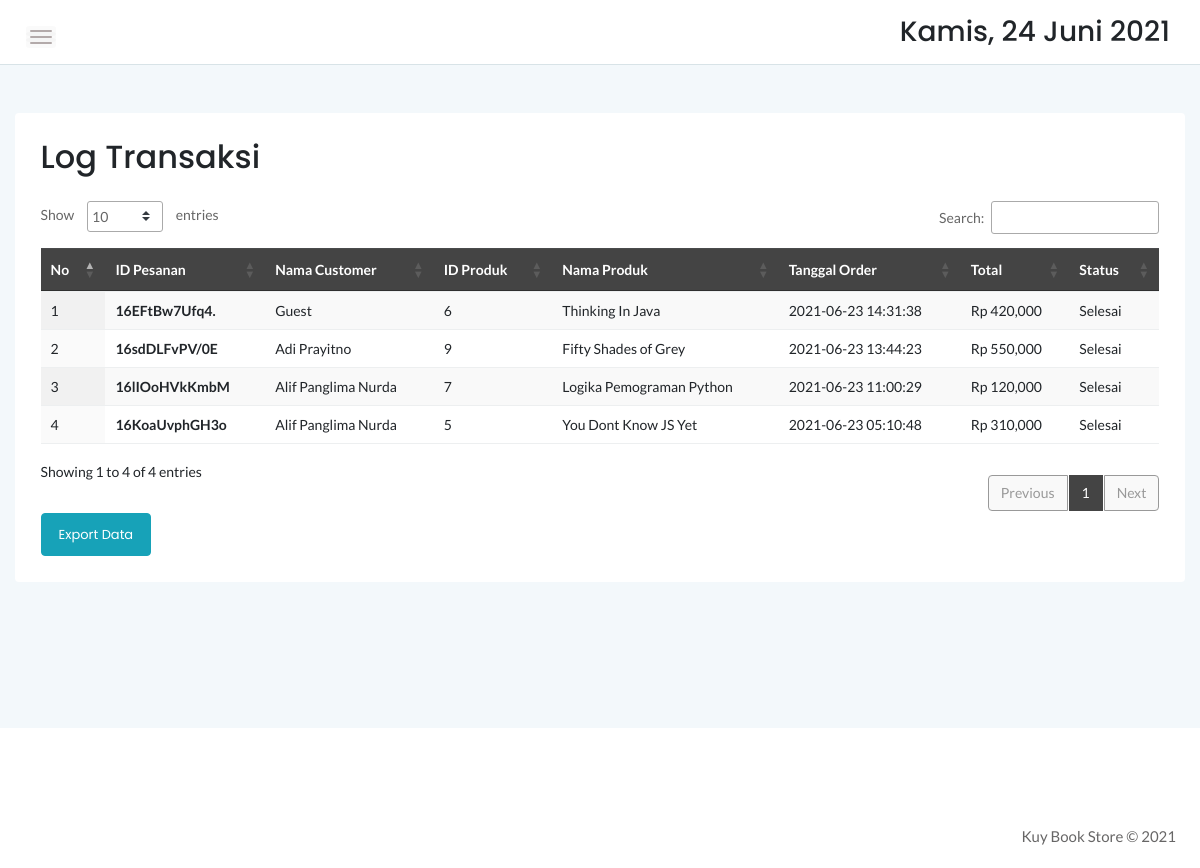
Page /admin/logTransaksi.php on the committed database.
### tables this page shows
CREATE TABLE `cart` (
  `idcart` int(11) NOT NULL,
  `orderid` varchar(100) NOT NULL,
  `userid` int(11) NOT NULL,
  `tglorder` timestamp NOT NULL DEFAULT current_timestamp(),
  `status` varchar(10) NOT NULL DEFAULT 'Cart'
);

CREATE TABLE `detailorder` (
  `detailid` int(11) NOT NULL,
  `orderid` varchar(100) NOT NULL,
  `idproduk` int(11) NOT NULL,
  `qty` int(11) NOT NULL
);

CREATE TABLE `produk` (
  `idproduk` int(11) NOT NULL,
  `idkategori` int(11) NOT NULL,
  `namaproduk` varchar(30) NOT NULL,
  `gambar` varchar(100) NOT NULL,
  `deskripsi` varchar(200) NOT NULL,
  `rate` int(11) NOT NULL,
  `hargabefore` int(11) NOT NULL,
  `hargaafter` int(11) NOT NULL,
  `tgldibuat` timestamp NOT NULL DEFAULT current_timestamp()
);

### admin/logTransaksi.php (the view, shortened to what this page needs)
<?php
include '../dbconnect.php';
?>
<!doctype html>
<html class="no-js" lang="en">
<head>
    <link rel="stylesheet" href="assets/css/bootstrap.min.css">
    <link rel="stylesheet" href="assets/css/font-awesome.min.css">
    <link rel="stylesheet" href="assets/css/themify-icons.css">
    <link rel="stylesheet" href="assets/css/metisMenu.css">
    <link rel="stylesheet" href="assets/css/owl.carousel.min.css">
    <link rel="stylesheet" href="assets/css/slicknav.min.css">
    <link rel="stylesheet" href="https://www.amcharts.com/lib/3/plugins/export/export.css" type="text/css" media="all" />
    <link rel="stylesheet" type="text/css" href="https://cdn.datatables.net/1.10.20/css/jquery.dataTables.min.css">
    <link rel="stylesheet" type="text/css" href="https://cdn.datatables.net/1.10.20/css/jquery.dataTables.css">
    <link rel="stylesheet" type="text/css" href="https://cdn.datatables.net/1.10.20/css/dataTables.bootstrap4.min.css">
    <link rel="stylesheet" type="text/css" href="https://cdn.datatables.net/responsive/2.2.3/css/responsive.bootstrap.min.css">
    <link rel="stylesheet" type="text/css" href="https://cdn.datatables.net/responsive/2.2.3/css/responsive.jqueryui.min.css">
    <link rel="stylesheet" type="text/css" href="https://cdn.datatables.net/buttons/1.5.2/css/buttons.dataTables.min.css">
    <link rel="stylesheet" href="assets/css/typography.css">
    <link rel="stylesheet" href="assets/css/default-css.css">
    <link rel="stylesheet" href="assets/css/styles.css">
    <link rel="stylesheet" href="assets/css/responsive.css">
</head>
<body>
    <div class="page-container">
        <div class="main-content">
            <div class="header-area">
                <div class="row align-items-center">
                    <div class="col-md-6 col-sm-8 clearfix">
                        <div class="nav-btn pull-left">
                            <span></span>
                            <span></span>
                            <span></span>
                        </div>
                    </div>
                    <div class="col-md-6 col-sm-4 clearfix">
                        <ul class="notification-area pull-right">
                            <li>
                                <h3>
                                    <div class="date">
                                    </div>
                                </h3>
                            </li>
                        </ul>
                    </div>
                </div>
            </div>
            <div class="main-content-inner">
                <div class="row mt-5 mb-5">
                    <div class="col-12">
                        <div class="card">
                            <div class="card-body">
                                <div class="d-sm-flex justify-content-between align-items-center mb-4">
                                    <h2>Log Transaksi</h2>
                                </div>
                                <div class="data-tables datatable-dark">
                                    <table id="dataTable3" class="display" style="width:100%">
                                        <thead class="thead-dark">
                                            <tr>
                                                <th>No</th>
                                                <th>ID Pesanan</th>
                                                <th>Nama Customer</th>
                                                <th>ID Produk</th>
                                                <th>Nama Produk</th>
                                                <th>Tanggal Order</th>
                                                <th>Total</th>
                                                <th>Status</th>
                                            </tr>
                                        </thead>
                                        <tbody>
                                            <?php
                                            $brgs = mysqli_query($conn, "SELECT * FROM cart c, detailorder d, produk p, login l WHERE c.userid=l.userid AND c.orderid=d.orderid AND p.idproduk=d.idproduk AND status='Selesai' ORDER BY idcart DESC");
                                            $no = 1;
                                            while ($p = mysqli_fetch_array($brgs)) {
                                                $orderids = $p['orderid'];
                                            ?>
                                                <tr>
                                                    <td><?php echo $no++ ?></td>
                                                    <td><strong><?php echo $p['orderid'] ?></strong></td>
                                                    <td><?php echo $p['namalengkap'] ?></td>
                                                    <td><?= $p['idproduk'] ?></td>
                                                    <td><?= $p['namaproduk'] ?></td>
                                                    <td><?php echo $p['tglorder'] ?></td>
                                                    <td>Rp
                                                        <?php
                                                        $hargaProduk = mysqli_fetch_array(mysqli_query($conn, "SELECT * FROM detailorder d, produk p WHERE orderid = '$orderids' AND d.idproduk=p.idproduk"));
                                                        if ($hargaProduk['hargaafter'] == 0) {
                                                            $result1 = mysqli_query($conn, "SELECT SUM(d.qty*p.hargabefore) AS count FROM detailorder d, produk p where orderid='$orderids' and p.idproduk=d.idproduk order by d.idproduk ASC");
                                                        }
                                                        if (!$hargaProduk['hargaafter'] == 0) {
                                                            $result1 = mysqli_query($conn, "SELECT SUM(d.qty*p.hargaafter) AS count FROM detailorder d, produk p where orderid='$orderids' and p.idproduk=d.idproduk order by d.idproduk ASC");
                                                        }
                                                        $cekrow = mysqli_num_rows($result1);
                                                        $row1 = mysqli_fetch_assoc($result1);
                                                        $count = $row1['count'];
                                                        if ($cekrow > 0) {
                                                            echo number_format($count);
                                                        } else {
                                                            echo 'No data';
                                                        }
                                                        ?>
                                                    </td>
                                                    <td>
                                                        <?php
                                                        echo $p['status'];
                                                        ?>
                                                    </td>
                                                </tr>
                                            <?php
                                            }
                                            ?>
                                        </tbody>
                                    </table>
                                </div>
                                <a href="datapesanan.php" target="_blank" class="btn btn-info">Export Data</a>
                            </div>
                        </div>
                    </div>
                </div>
            </div>
        </div>
    </div>
    <footer>
        <div class="footer-area px-4">
            <p class="text-right">Kuy Book Store &copy; 2021</p>
        </div>
    </footer>
</body>
</html>

### admin/assets/css/styles.css (style rules this page uses)
.page-container { width: 100%; height: 100%; min-height: 100vh; padding-left: 280px; -webkit-transition: padding-left 0.3s ease 0s; transition: padding-left 0.3s ease 0s; }
.card { border: none; border-radius: 4px; background-color: #fff; -webkit-transition: all 0.3s ease 0s; transition: all 0.3s ease 0s; }
.card-body { padding: 25.6px; padding: 1.6rem; }
.main-content { width: 100%; background: #F3F8FB; }
.main-content-inner { padding: 0 30px 50px; }
.header-area { padding: 15px 30px; background: #fff; border-bottom: 1px solid #d8e3e7; }
.nav-btn { margin-right: 30px; margin-top: 10px; cursor: pointer; }
.nav-btn span { display: block; width: 22px; height: 2px; background: #b3aaaa; margin: 4px 0; border-radius: 15px; -webkit-transition: all 0.3s ease 0s; transition: all 0.3s ease 0s; box-shadow: 0 0 0 4px rgba(99, 96, 96, 0.03); }
.notification-area { -webkit-user-select: none; -moz-user-select: none; -ms-user-select: none; user-select: none; position: relative; z-index: 1; }
.notification-area li { display: inline-block; margin-left: 20px; cursor: pointer; -webkit-user-select: none; -moz-user-select: none; -ms-user-select: none; user-select: none; }
.footer-area { text-align: center; padding: 23px 0 19px; background: #fff; }
.footer-area p { color: #676666; margin-bottom: 0; }
.btn { padding: 11px 17px; font-size: 13px; letter-spacing: 0; }
table tr th { border-bottom: none; }
table tr th, table tr td { border-top: 1px solid rgba(120, 130, 140, 0.13) !important; }
table.dataTable.no-footer { border-bottom: 1px solid rgba(120, 130, 140, 0.13) !important; }
table.dataTable thead th, table.dataTable thead td { border-bottom-color: transparent; }
.datatable-dark thead { background: #444; color: #fff; }

### admin/assets/css/responsive.css (style rules this page uses)
@media (min-width: 1200px) and (max-width: 1364px) { .main-content-inner { padding: 0 15px 50px; } }
@media (min-width: 1200px) and (max-width: 1364px) { .page-container, .sbar_collapsed.page-container { padding-left: 0; } }

### rows in the picture
cart: detailorder.orderid "16EFtBw7Ufq4.", userid.namalengkap "Guest", produk.idproduk "6", produk.namaproduk "Thinking In Java", tglorder "2021-06-23 14:31:38", count "420,000", status "Selesai"
cart: detailorder.orderid "16sdDLFvPV/0E", userid.namalengkap "Adi Prayitno", produk.idproduk "9", produk.namaproduk "Fifty Shades of Grey", tglorder "2021-06-23 13:44:23", count "550,000", status "Selesai"
cart: detailorder.orderid "16lIOoHVkKmbM", userid.namalengkap "Alif Panglima Nurda", produk.idproduk "7", produk.namaproduk "Logika Pemograman Python", tglorder "2021-06-23 11:00:29", count "120,000", status "Selesai"
cart: detailorder.orderid "16KoaUvphGH3o", userid.namalengkap "Alif Panglima Nurda", produk.idproduk "5", produk.namaproduk "You Dont Know JS Yet", tglorder "2021-06-23 05:10:48", count "310,000", status "Selesai"
